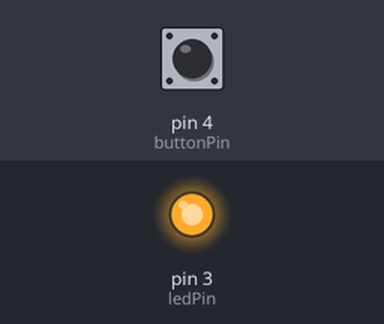
This sketch was run on a simulated Arduino Uno, built with avr-gcc and run on an emulated ATmega328P. On the bench: output pins drawn as LEDs (lit = HIGH). Inputs (shaded band) come from the test bench; at power-on: pin 4 (buttonPin) HIGH.

Above: at 1.2 s.
1.3 s: pin 4 (buttonPin) pulled LOW for 0.15 s
At 1.37 s:
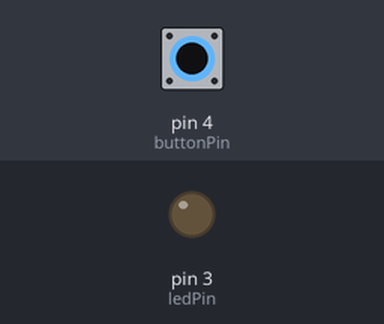
2.9 s: pin 4 (buttonPin) pulled LOW for 3.2 s
At 7.1 s:
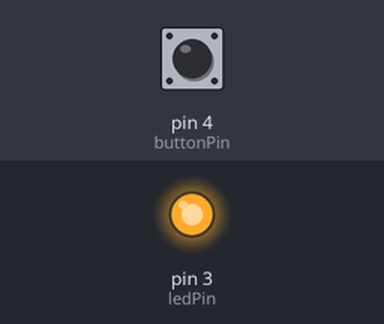
Timing chart, 0 to 8.6 s (numbered marks = the images above; inputs shaded):
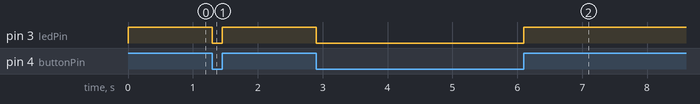

The sketch:

Led3-Button.ino
```cpp
const int ledPin = 3;        // LED pin
const int buttonPin = 4;     // Buton pin

void setup() {
  pinMode(ledPin, OUTPUT);             // LED pini çıkış
  pinMode(buttonPin, INPUT_PULLUP);    // Buton pini pull-up ile giriş
}

void loop() {
  int buttonState = digitalRead(buttonPin); // Buton durumu okunur

  if (buttonState == LOW) { // Butona basıldıysa (LOW = basılı)
    digitalWrite(ledPin, LOW); // LED yanar
  } else {
    digitalWrite(ledPin, HIGH);  // LED söner
  }
}
```

Measured:
- after the input at 1.3 s, pin 3 (ledPin): HIGH → LOW at once, → HIGH 0.15 s later
- after the input at 2.9 s, pin 3 (ledPin): HIGH → LOW at once, → HIGH 3.2 s later
